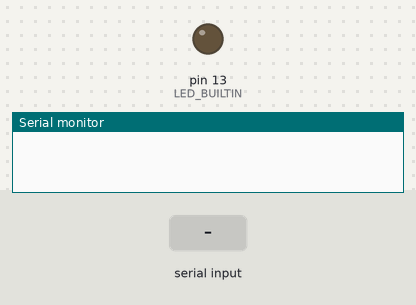
Simulated run of this sketch. Board: Arduino Uno, built with avr-gcc and run on an emulated ATmega328P. Shown: output pins drawn as LEDs (lit = HIGH), the last lines printed to the serial monitor. The inputs (shaded band) are chosen by the test bench.

Above: at 1.2 s.
1.3 s: "a" received over Serial
At 1.6 s:
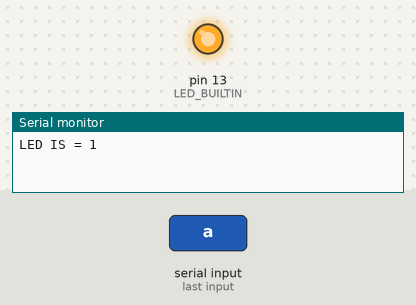
Timing chart, 0 to 4.3 s (numbered marks = the images above; inputs shaded):
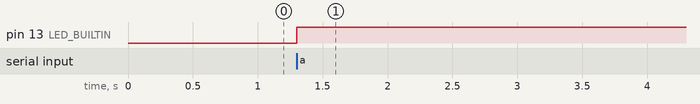

Measured:
- after the input at 1.3 s, pin 13 (LED_BUILTIN): LOW → HIGH at once

The sketch:

task_2_bbbArduino.ino
```cpp
//created by: Ramneet Kaur
 char x;
 int led=false;

void setup() {
  // put your setup code here, to run once:
Serial.begin(9600);

 pinMode(LED_BUILTIN, OUTPUT);
}

void loop() {

 // put your main code here, to run repeatedly:
//Serial.println("HELLO");

if (Serial.available())
{
   x= Serial.read();

  if(x=='a')
  {
    led=!led;
    digitalWrite(LED_BUILTIN,led);   // turn the LED on (HIGH is the voltage level)
    delay(100);
    Serial.print("LED IS = ");
    Serial.println(led);
     }
}
}
```
